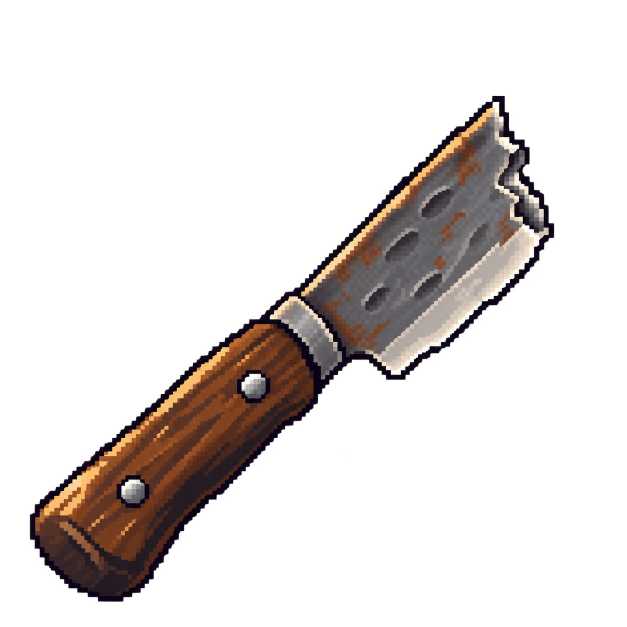
#> input picture art/source/opening-tutorial-v1/broken-knife.png, 1254 x 1254 px (shown at 1/2 size); its folder holds only this picture in this run
$ python build_opening_tutorial_art.py
#> lines starting #> are read from the running program, lines starting #| are printed output that depends on the picture; after the words box and inside, x2 and y2 are one past the last pixel; in counts of white or black regions, pixels touching at a corner belong together
"""Export generated damaged gear and registered chest states, preserving masters."""
from pathlib import Path
from PIL import Image, ImageDraw, ImageFont
import argparse
import hashlib
import json

ROOT = Path(__file__).resolve().parents[2]
SOURCE = ROOT / 'art/source/opening-tutorial-v1'
ITEMS = ROOT / 'art/items/opening-tutorial-v1'
CHEST = ROOT / 'art/props/tutorial-chest-v1'
REVIEW = ROOT / 'art/concepts/opening-tutorial-v1'


def pixels(image):
    return image.get_flattened_data() if hasattr(image, 'get_flattened_data') else image.getdata()


def mask(image):
    return image.getchannel('A').point(lambda a: 255 if a >= 96 else 0)


def palette_for(images, count):
    samples = [p[:3] for image in images for p in pixels(image) if p[3] >= 96]
    strip = Image.new('RGB', (len(samples), 1)); strip.putdata(samples)
    return strip.quantize(colors=count, dither=Image.Dither.NONE)


def quantize(image, palette):
    result = image.convert('RGB').quantize(palette=palette, dither=Image.Dither.NONE).convert('RGBA')
    result.putalpha(mask(image))
    return result


def icon(image):
    bounds = mask(image).getbbox()
    assert bounds
    image = image.crop(bounds)
    image.thumbnail((56, 56), Image.Resampling.NEAREST)
    frame = Image.new('RGBA', (64, 64))
    frame.paste(image, ((64-image.width)//2, (64-image.height)//2))
    return frame


def verify(image, max_colours):
    bounds = mask(image).getbbox()
    colours = set(p[:3] for p in pixels(image) if p[3])
    assert bounds and 0 < bounds[0] and 0 < bounds[1] and bounds[2] < image.width and bounds[3] < image.height
    assert set(pixels(image.getchannel('A'))) == {0, 255}
    assert len(colours) <= max_colours
    return {'canvas': image.size, 'bounds': bounds, 'visible_colours': len(colours)}


def main():
    parser = argparse.ArgumentParser(); parser.add_argument('--icons-only', action='store_true'); args = parser.parse_args()
    for directory in [ITEMS, CHEST, REVIEW]: directory.mkdir(parents=True, exist_ok=True)
    report = {'issue': 70, 'alpha': 'binary, transparent background', 'assets': [], 'failures': []}
    review_icons = []
    for name, original in [('broken-knife', 'plain-knife'), ('damaged-armour', 'padded-coat')]:
        new = icon(Image.open(SOURCE / (name+'.png')).convert('RGBA'))
#> in mask, `return image.getchannel('A').point(lambda a: 255 if a >= 96 else 0)`:
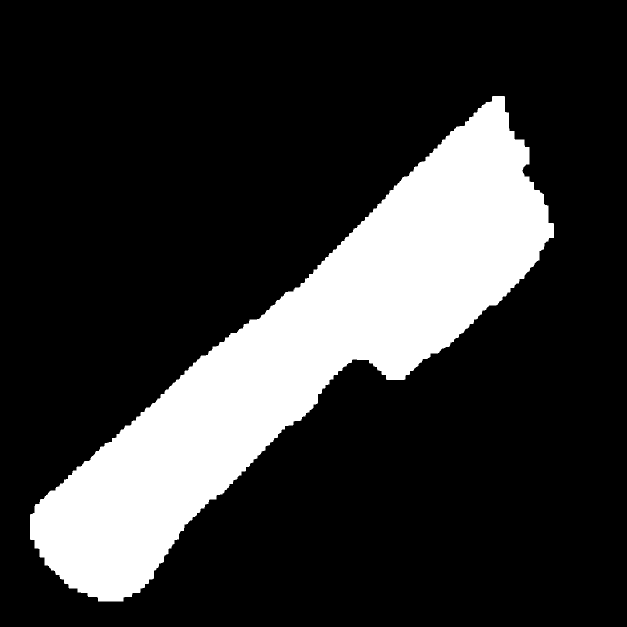
#> returned value: PIL image 1254x1254 L (shown at 1/2 size); 20% white; 1 white region, box (x1, y1, x2, y2) and area: (60, 192, 1108, 1203) 314259
#> in icon, `bounds = mask(image).getbbox()`: bounds = (60, 192, 1108, 1203)
#> in icon, image is the input picture: PIL image 1254x1254 RGBA; mean R, G, B, A 21.2, 16.4, 14.6, 50.4
#> in icon, `image = image.crop(bounds)`:
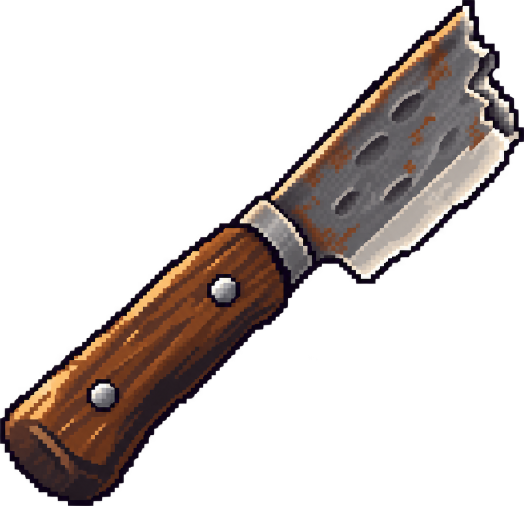
#> image: PIL image 1048x1011 RGBA (shown at 1/2 size); mean R, G, B, A 31.5, 24.3, 21.6, 74.9; transparent parts drawn white
#> in icon, `frame = Image.new('RGBA', (64, 64))`: frame: PIL image 64x64 RGBA; every value is 0
#> in icon, `frame.paste(image, ((64-image.width)//2, (64-image.height)//2))`:
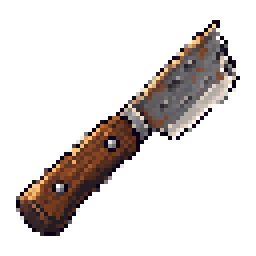
#> frame: PIL image 64x64 RGBA (shown 4 times larger); mean R, G, B, A 23.3, 18, 15.9, 55.1; transparent parts drawn white
        old = icon(Image.open(ROOT / 'art/items/starter-v1' / (original+'.png')).convert('RGBA'))
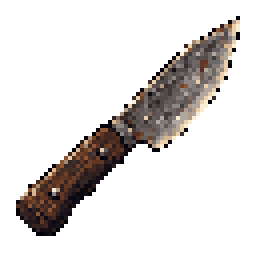
#> input picture art/items/inventory-64-v1/plain-knife.png, 64 x 64 px, found by its file name (shown 4 times larger)
#> in mask (call 2), `return image.getchannel('A').point(lambda a: 255 if a >= 96 else 0)`:
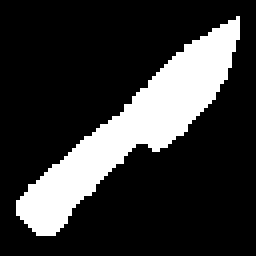
#> returned value: PIL image 64x64 L (shown 4 times larger); 20.9% white; 1 white region, box (x1, y1, x2, y2) and area: (4, 4, 60, 59) 855
#> in icon, image is the input picture: PIL image 64x64 RGBA; mean R, G, B, A 23.2, 18.1, 22.9, 53.2
        palette = palette_for([old, new], 24)
        new, old = quantize(new, palette), quantize(old, palette)
#> in mask (call 3), `return image.getchannel('A').point(lambda a: 255 if a >= 96 else 0)`:
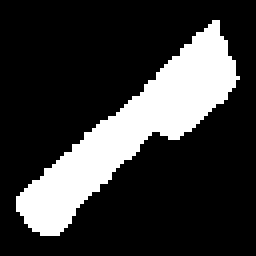
#> returned value: PIL image 64x64 L (shown 4 times larger); 21.9% white; 1 white region, box (x1, y1, x2, y2) and area: (4, 5, 60, 59) 898
#> in quantize (call 2), `result = image.convert('RGB').quantize(palette=palette, dither=Image.D..`:
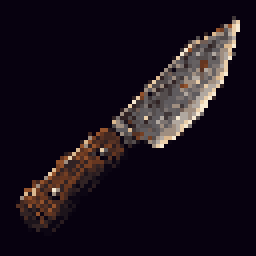
#> result: PIL image 64x64 RGBA (shown 4 times larger); mean R, G, B, A 26.2, 17.8, 27.4, 255
        dest = ITEMS / (name+'.png'); new.save(dest)
        report['assets'].append({'file': dest.relative_to(ROOT).as_posix(), **verify(new, 24)})
#> in verify, `bounds = mask(image).getbbox()`: bounds = (4, 5, 60, 59)
#> in verify, `colours = set(p[:3] for p in pixels(image) if p[3])`: colours = 24 items
        review_icons.extend([(original, old), (name, new)])
    font_path = next((ROOT/'art/fonts/source-sans-3').glob('*.ttf'))
    font = ImageFont.truetype(str(font_path), 18)
    try:
        axes = font.get_variation_axes()
        font.set_variation_by_axes([400 if a['name'] == b'Weight' else a['default'] for a in axes])
    except OSError:
        pass
    board = Image.new('RGBA', (768, 480), '#1b201f')
    draw = ImageDraw.Draw(board)
    for index, (name, image) in enumerate(review_icons):
        board.alpha_composite(image.resize((128,128), Image.Resampling.NEAREST), (index*192+32, 38))
        draw.text((index*192+96, 12), name.replace('-', ' ').capitalize(), fill='#e6dac1', font=font, anchor='mt')
        board.alpha_composite(image.resize((40,40), Image.Resampling.NEAREST), (index*192+76, 178))
    board.crop((0,0,768,230)).convert('RGB').save(REVIEW/'gear-comparison.png')
    if args.icons_only:
        print('Two gear icons exported; originals preserved.')
        return
    board = Image.new('RGBA', (768,520), '#1b201f')
    draw = ImageDraw.Draw(board)
    for index, (name, image) in enumerate([review_icons[1], review_icons[3]]):
        centre = 256+index*256
        board.alpha_composite(image.resize((128,128),Image.Resampling.NEAREST),(centre-64,38))
        draw.text((centre,12),name.replace('-',' ').capitalize(),fill='#e6dac1',font=font,anchor='mt')
        board.alpha_composite(image.resize((40,40),Image.Resampling.NEAREST),(centre-20,178))
    frames, registration = [], []
    for state in ['closed', 'open', 'empty']:
        image = Image.open(SOURCE / ('chest-'+state+'.png')).convert('RGBA')
        assert image.width == image.height
        image = image.resize((1024,1024), Image.Resampling.NEAREST)
        # Compare/register only the shared lower box, not the raised lid.
        lower = mask(image).crop((0,666,1024,1024)).getbbox()
        assert lower
        lower = (lower[0], lower[1]+666, lower[2], lower[3]+666)
        registration.append({'state': state, 'lower_box': lower, 'root': [(lower[0]+lower[2])/2, lower[3]]})
        frames.append(image)
    common_scale = 104/max(r['lower_box'][2]-r['lower_box'][0] for r in registration)
    registered = []
    for image, data in zip(frames, registration):
        frame = Image.new('RGBA', (128,128))
        image = image.resize((round(1024*common_scale),round(1024*common_scale)), Image.Resampling.NEAREST)
        offset = (64-round(data['root'][0]*common_scale), 121-round(data['root'][1]*common_scale))
        frame.paste(image, offset)
        data.update({'scale': common_scale, 'offset': offset})
        registered.append(frame)
    # Give the small amber bottle enough weight to retain its identity;
    # otherwise the much larger wooden surfaces can consume the palette.
    contents_sample = registered[1].crop((38,54,66,79))
    palette = palette_for(registered + [contents_sample]*12, 32)
    registered = [quantize(image, palette) for image in registered]
    widths = []
    for i, (image, data) in enumerate(zip(registered, registration)):
        state = data['state']; dest = CHEST/(state+'.png'); image.save(dest)
        item = verify(image, 32)
        assert item['bounds'][3] == 121, (state, item['bounds'])
        lower = mask(image).crop((0,96,128,128)).getbbox()
        widths.append(lower[2]-lower[0])
        report['assets'].append({'file': dest.relative_to(ROOT).as_posix(), **item})
        board.alpha_composite(image.resize((256,256), Image.Resampling.NEAREST), (i*256, 260))
        draw.text((i*256+128, 238), {'closed':'Closed','open':'Open · supplies remain','empty':'Empty'}[state], fill='#e6dac1', font=font, anchor='mt')
    assert max(widths)-min(widths) <= 4, widths
    assert len({image.tobytes() for image in registered}) == 3
    board.convert('RGB').save(REVIEW/'overview.png')
    for bg_name, bg_colour in [('dark','#1b201f'), ('light','#dfd5be')]:
        sheet = Image.new('RGBA', (384,128), bg_colour)
        for i,image in enumerate(registered): sheet.alpha_composite(image, (i*128,0))
        sheet.convert('RGB').resize((768,256),Image.Resampling.NEAREST).save(REVIEW/('chest-'+bg_name+'.png'))
    report['chest_registration'] = registration
    report['pivot'] = [64,120]
    report['lower_box_widths'] = widths
    shared_colours = {p[:3] for image in registered for p in pixels(image) if p[3]}
    assert len(shared_colours) <= 32
    report['chest_shared_visible_colours'] = len(shared_colours)
    paths = [SOURCE/(name+'.png') for name in ['broken-knife','damaged-armour','chest-closed','chest-open','chest-empty']]
    paths += [ROOT/a['file'] for a in report['assets']]
    paths += [ROOT/'art/items/starter-v1'/name for name in ['plain-knife.png','padded-coat.png']]
    report['sha256'] = {p.relative_to(ROOT).as_posix(): hashlib.sha256(p.read_bytes()).hexdigest() for p in paths}
    (REVIEW/'asset-validation.json').write_text(json.dumps(report,indent=2)+'\n',encoding='utf-8',newline='\n')
    print('Five exports verified: exact canvases, alpha, palettes, floor contact and chest scale/footprint.')


#> (the run stopped early here; a loop or call above may not have finished)
